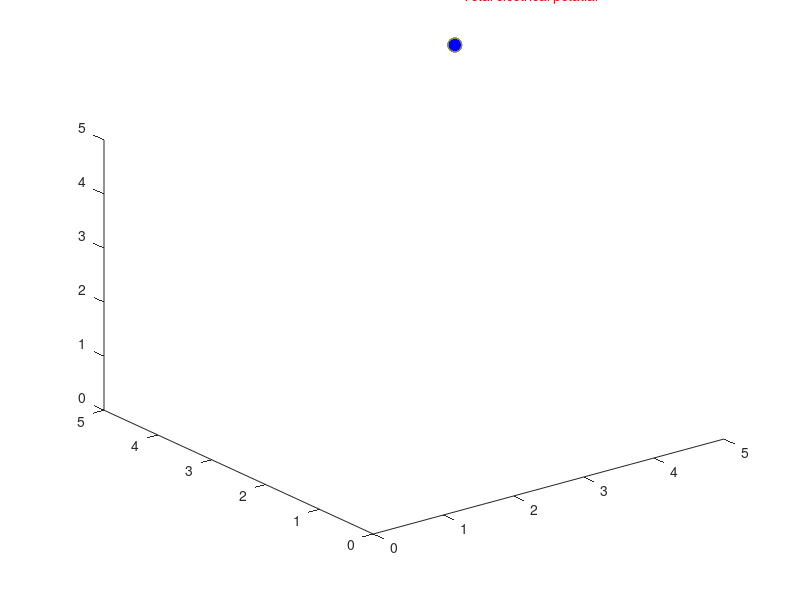

The MATLAB source for this figure: (Note: this script raises an error after producing the figure.)
EPS0=8.8542*10^(-12);
N=input('enter the number of objects (positive integer): ');
for i=1:N
x(i)=input(['Enter the X coordinate in m for object ',int2str(i),': ']);
y(i)=input(['Enter the Y coordinate in m for object ',int2str(i),': ']);
z(i)=input(['Enter the Z coordinate in m for object ',int2str(i),': ']);
Q(i)=input(['Enter the charge for object ',int2str(i),': ']);
end
disp('Properties of the point at which the electrical potential is calculated');
xp=input('Enter the X coordinate in m : ');
yp=input('Enter the Y coordinate in m : ');
zp=input('Enter the Z coordinate in m : ');
%%%
r=sqrt((xp-x).^2+(yp-y).^2+(zp-z).^2);
%find the electrical potential due to each object
V=(1/(4*pi*EPS0))*(Q./r);
Vtot=sum(V,2);
%the results are displayes as:
fprintf(['Magnitude of the resultant electrical potential at point P is %e V. \n'],Vtot);
%%%
figure(1);
plot3(0,0,0,'k');
hold on;
for i=1:N
plot3(x(i),y(i),z(i),'o','MarkerSize',10,'MarkerFaceColor','b');
line([xp,x(i)],[yp,y(i)],[zp,z(i)],'LineStyle',':');
end;
text(1.1*xp,1.1*yp,1.1*zp,'Total electrical potatial','color','r');
hold off;
hold on
vecPlot3D([xp yp zp],[xp yp zp]+Vtot',1/Vtot/100,'r',1);
hold off
axis equal;
xlabel('x');
ylabel('y');
zlabel('z');
title('electrical potatial from',int2str(N),'-point charges');